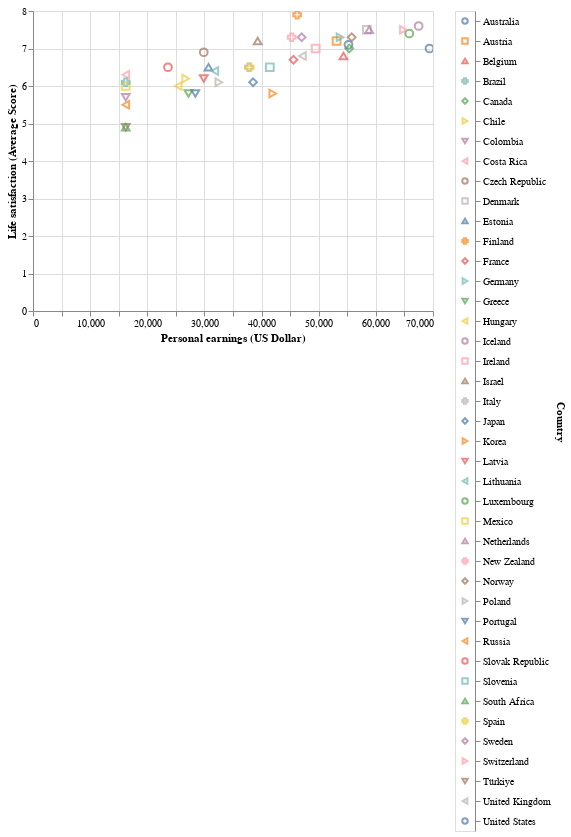

Notebook cell for this chart:
### Code cell
import altair as alt

# https://altair-viz.github.io/user_guide/interactions.html
# https://ncl.instructure.com/courses/50014/pages/practical-w2?module_item_id=2990690
# https://ncl.instructure.com/courses/50014/pages/practical-w4?module_item_id=3038080


# Legend
catSelection = alt.selection_multi(fields=['Country'])

catColor = alt.condition(catSelection,
    alt.Color('Country:N', legend=None), #hide the legend
    alt.value('lightgray')
)

legend = alt.Chart(df_modified).mark_point().encode(
    y=alt.Y('Country', axis=alt.Axis(orient='right')),
    color=catColor,
    shape='Country'
).add_selection(
    catSelection
)

# Scatter
scatter_plot = alt.Chart(df_modified).mark_point(size=60).encode(
    x=alt.X('Personal earnings (US Dollar)', title='Personal earnings (US Dollar)'),
    y=alt.Y('Life satisfaction (Average Score)', title='Life satisfaction (Average Score)'),
    color='Country',
    shape='Country',
    tooltip=['Country', 'Personal earnings (US Dollar)', 'Life satisfaction (Average Score)']  # Use 'country' column for tooltip
).properties( # control size of the property
    width=400,
    height=300
).interactive()


scatter_plot | legend
